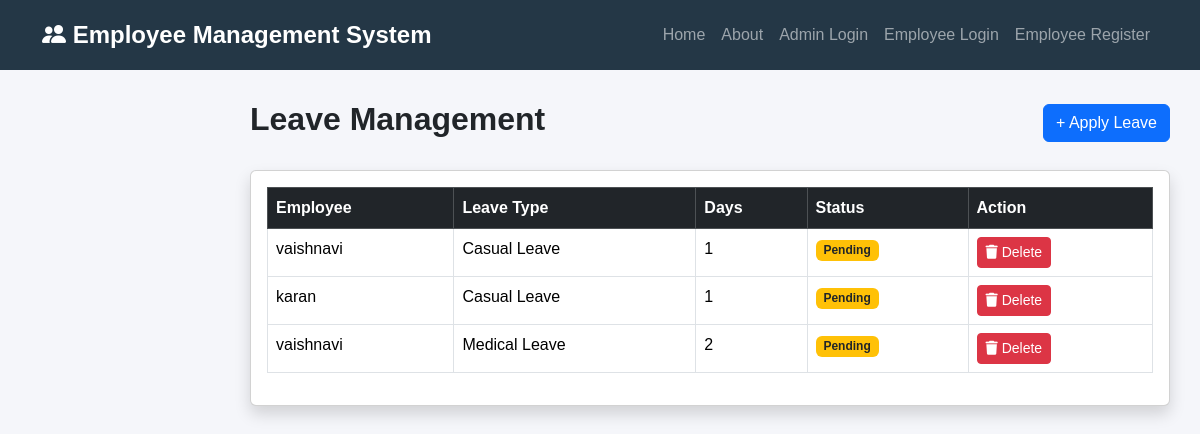
/leaves/, run on the app's committed database.
### new_app/models.py (models this page shows, shortened)
class Leave(models.Model):
    employee = models.ForeignKey(
        Employee,
        on_delete=models.CASCADE
    )
    leave_type = models.CharField(
        max_length=100,
        default="Casual Leave"
    )
    days = models.IntegerField(
        default=1
    )
    reason = models.CharField(
        max_length=200
    )
    status = models.CharField(
        max_length=20,
        default="Pending"
    )
    date = models.DateField(
        default=timezone.now
    )

class Employee(models.Model):
    name = models.CharField(max_length=100)
    email = models.EmailField()
    mobile = models.CharField(max_length=15)
    department = models.ForeignKey(
        Department,
        on_delete=models.CASCADE,
        null=True,
        blank=True
    )
    position = models.ForeignKey(
        Position,
        on_delete=models.CASCADE,
        null=True,
        blank=True
    )
    salary = models.IntegerField()
    experience = models.IntegerField(default=0)

### new_app/views.py (the view)
# urls.py: path('leaves/', views.leaves, name="leaves"),
def leaves(request):
    leave_data = Leave.objects.all()
    context = {
        "leaves": leave_data
    }
    return render(request, "leaves.html", context)

### new_app/templates/leaves.html
{% extends 'base.html' %}
{% block content %}
<div class="d-flex justify-content-between align-items-center mb-4">
    <h2 class="fw-bold">
        Leave Management
    </h2>
    <a href="{% url 'add_leave' %}" class="btn btn-primary">
        + Apply Leave
    </a>
</div>
<div class="card shadow">
    <div class="card-body">
        <table class="table table-bordered table-hover">
            <thead class="table-dark">
                <tr>
                    <th>Employee</th>
                    <th>Leave Type</th>
                    <th>Days</th>
                    <th>Status</th>
                    <th>Action</th>
                </tr>
            </thead>
            <tbody>
            {% for leave in leaves %}
                <tr>
                    <td>
                        {{leave.employee.name}}
                    </td>
                    <td>
                        {{leave.leave_type}}
                    </td>
                    <td>
                        {{leave.days}}
                    </td>
                    <td>
                        {% if leave.status == "Pending" %}
                        <span class="badge bg-warning text-dark">
                            {{leave.status}}
                        </span>
                        {% elif leave.status == "Approved" %}
                        <span class="badge bg-success">
                            {{leave.status}}
                        </span>
                        {% else %}
                        <span class="badge bg-danger">
                            {{leave.status}}
                        </span>
                        {% endif %}
                    </td>
                    <td>
                        <a href="{% url 'delete_leave' leave.id %}"
                        class="btn btn-danger btn-sm"
                        onclick="return confirm('Delete this leave?');">
                            <i class="fa fa-trash"></i>
                            Delete
                        </a>
                    </td>
                </tr>
            {% empty %}
                <tr>
                    <td colspan="5" class="text-center">
                        No Leave Data
                    </td>
                </tr>
            {% endfor %}
            </tbody>
        </table>
    </div>
</div>
{% endblock %}

### new_app/static/css/style.css (style rules this page uses)
* { margin:0; padding:0; box-sizing:border-box; }
body { background:#f5f6fa; font-family:Arial, sans-serif; color:#212529; overflow-x:hidden; }
table { width:100%; background:white; }
th { color:#243746; }

### data on the page
Leave: employee.name "vaishnavi", leave_type "Casual Leave", days "1", status "Pending"
Leave: employee.name "karan", leave_type "Casual Leave", days "1", status "Pending"
Leave: employee.name "vaishnavi", leave_type "Medical Leave", days "2", status "Pending"
